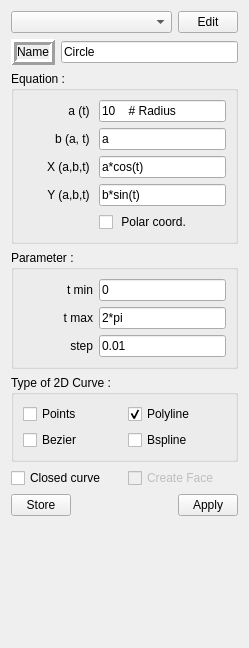
                 <widget class="QWidget" name="scrollAreaWidgetContents_5">
                  <property name="geometry">
                   <rect>
                    <x>0</x>
                    <y>0</y>
                    <width>249</width>
                    <height>648</height>
                   </rect>
                  </property>
                  <layout class="QGridLayout" name="gridLayout_76">
                   <item row="7" column="0">
                    <spacer name="verticalSpacer">
                     <property name="orientation">
                      <enum>Qt::Vertical</enum>
                     </property>
                     <property name="sizeHint" stdset="0">
                      <size>
                       <width>20</width>
                       <height>40</height>
                      </size>
                     </property>
                    </spacer>
                   </item>
                   <item row="2" column="0">
                    <widget class="QGroupBox" name="groupBox_14">
                     <property name="title">
                      <string>Equation :</string>
                     </property>
                     <layout class="QGridLayout" name="gridLayout_77">
                      <item row="3" column="0">
                       <widget class="QLabel" name="label_y_3">
                        <property name="maximumSize">
                         <size>
                          <width>70</width>
                          <height>16777215</height>
                         </size>
                        </property>
                        <property name="text">
                         <string>Y (a,b,t) </string>
                        </property>
                        <property name="alignment">
                         <set>Qt::AlignRight|Qt::AlignTrailing|Qt::AlignVCenter</set>
                        </property>
                       </widget>
                      </item>
                      <item row="0" column="1">
                       <widget class="QLineEdit" name="ParCurve_a_2">
                        <property name="sizePolicy">
                         <sizepolicy hsizetype="Fixed" vsizetype="Fixed">
                          <horstretch>0</horstretch>
                          <verstretch>0</verstretch>
                         </sizepolicy>
                        </property>
                        <property name="minimumSize">
                         <size>
                          <width>40</width>
                          <height>0</height>
                         </size>
                        </property>
                        <property name="maximumSize">
                         <size>
                          <width>150</width>
                          <height>16777215</height>
                         </size>
                        </property>
                        <property name="text">
                         <string>10    # Radius</string>
                        </property>
                        <property name="maxLength">
                         <number>32769</number>
                        </property>
                       </widget>
                      </item>
                      <item row="1" column="0">
                       <widget class="QLabel" name="label_b_3">
                        <property name="maximumSize">
                         <size>
                          <width>70</width>
                          <height>16777215</height>
                         </size>
                        </property>
                        <property name="text">
                         <string>b (a, t) </string>
                        </property>
                        <property name="alignment">
                         <set>Qt::AlignRight|Qt::AlignTrailing|Qt::AlignVCenter</set>
                        </property>
                       </widget>
                      </item>
                      <item row="3" column="1">
                       <widget class="QLineEdit" name="ParCurve_y_2">
                        <property name="sizePolicy">
                         <sizepolicy hsizetype="Fixed" vsizetype="Fixed">
                          <horstretch>0</horstretch>
                          <verstretch>0</verstretch>
                         </sizepolicy>
                        </property>
                        <property name="minimumSize">
                         <size>
                          <width>40</width>
                          <height>0</height>
                         </size>
                        </property>
                        <property name="maximumSize">
                         <size>
                          <width>150</width>
                          <height>16777215</height>
                         </size>
                        </property>
                        <property name="text">
                         <string>b*sin(t)</string>
                        </property>
                        <property name="maxLength">
                         <number>32769</number>
                        </property>
                       </widget>
                      </item>
                      <item row="4" column="1">
                       <widget class="QCheckBox" name="checkBox_polar_2">
                        <property name="toolTip">
                         <string>Toggle for Polar coordinates:
then x is interpreted as radius
 and y is interpreted as angle teta.</string>
                        </property>
                        <property name="text">
                         <string> Polar coord.</string>
                        </property>
                        <property name="autoExclusive">
                         <bool>true</bool>
                        </property>
                       </widget>
                      </item>
                      <item row="2" column="0">
                       <widget class="QLabel" name="label_x_3">
                        <property name="maximumSize">
                         <size>
                          <width>70</width>
                          <height>16777215</height>
                         </size>
                        </property>
                        <property name="text">
                         <string>X (a,b,t) </string>
                        </property>
                        <property name="alignment">
                         <set>Qt::AlignRight|Qt::AlignTrailing|Qt::AlignVCenter</set>
                        </property>
                       </widget>
                      </item>
                      <item row="2" column="1">
                       <widget class="QLineEdit" name="ParCurve_x_2">
                        <property name="sizePolicy">
                         <sizepolicy hsizetype="Fixed" vsizetype="Fixed">
                          <horstretch>0</horstretch>
                          <verstretch>0</verstretch>
                         </sizepolicy>
                        </property>
                        <property name="minimumSize">
                         <size>
                          <width>40</width>
                          <height>0</height>
                         </size>
                        </property>
                        <property name="maximumSize">
                         <size>
                          <width>150</width>
                          <height>16777215</height>
                         </size>
                        </property>
                        <property name="text">
                         <string>a*cos(t)</string>
                        </property>
                        <property name="maxLength">
                         <number>32769</number>
                        </property>
                       </widget>
                      </item>
                      <item row="0" column="0">
                       <widget class="QLabel" name="label_a_3">
                        <property name="maximumSize">
                         <size>
                          <width>70</width>
                          <height>16777215</height>
                         </size>
                        </property>
                        <property name="layoutDirection">
                         <enum>Qt::LeftToRight</enum>
                        </property>
                        <property name="text">
                         <string>a (t) </string>
                        </property>
                        <property name="alignment">
                         <set>Qt::AlignRight|Qt::AlignTrailing|Qt::AlignVCenter</set>
                        </property>
                       </widget>
                      </item>
                      <item row="1" column="1">
                       <widget class="QLineEdit" name="ParCurve_b_2">
                        <property name="sizePolicy">
                         <sizepolicy hsizetype="Fixed" vsizetype="Fixed">
                          <horstretch>0</horstretch>
                          <verstretch>0</verstretch>
                         </sizepolicy>
                        </property>
                        <property name="minimumSize">
                         <size>
                          <width>40</width>
                          <height>0</height>
                         </size>
                        </property>
                        <property name="maximumSize">
                         <size>
                          <width>150</width>
                          <height>16777215</height>
                         </size>
                        </property>
                        <property name="text">
                         <string>a</string>
                        </property>
                        <property name="maxLength">
                         <number>32769</number>
                        </property>
                       </widget>
                      </item>
                     </layout>
                    </widget>
                   </item>
                   <item row="0" column="0">
                    <layout class="QHBoxLayout" name="horizontalLayout_59">
                     <item>
                      <widget class="QComboBox" name="ParCurve_comboBox_2">
                       <property name="toolTip">
                        <string>Choose another curve from the list.</string>
                       </property>
                      </widget>
                     </item>
                     <item>
                      <widget class="QPushButton" name="ParCurve_button_edit_2">
                       <property name="minimumSize">
                        <size>
                         <width>40</width>
                         <height>0</height>
                        </size>
                       </property>
                       <property name="maximumSize">
                        <size>
                         <width>60</width>
                         <height>16777215</height>
                        </size>
                       </property>
                       <property name="toolTip">
                        <string>Click to access to a table where you can edit all parameters of all curves and 
save your custom curves.</string>
                       </property>
                       <property name="text">
                        <string>Edit</string>
                       </property>
                      </widget>
                     </item>
                    </layout>
                   </item>
                   <item row="5" column="0">
                    <layout class="QHBoxLayout" name="horizontalLayout_61">
                     <item>
                      <widget class="QCheckBox" name="checkBox_close_2">
                       <property name="enabled">
                        <bool>true</bool>
                       </property>
                       <property name="text">
                        <string>Closed curve</string>
                       </property>
                      </widget>
                     </item>
                     <item>
                      <widget class="QCheckBox" name="checkBox_face_2">
                       <property name="enabled">
                        <bool>false</bool>
                       </property>
                       <property name="text">
                        <string>Create Face</string>
                       </property>
                      </widget>
                     </item>
                    </layout>
                   </item>
                   <item row="1" column="0">
                    <layout class="QHBoxLayout" name="horizontalLayout_60">
                     <item>
                      <widget class="QLabel" name="label_name_2">
                       <property name="frameShape">
                        <enum>QFrame::Box</enum>
                       </property>
                       <property name="frameShadow">
                        <enum>QFrame::Raised</enum>
                       </property>
                       <property name="lineWidth">
                        <number>3</number>
                       </property>
                       <property name="text">
                        <string>Name</string>
                       </property>
                       <property name="alignment">
                        <set>Qt::AlignCenter</set>
                       </property>
                      </widget>
                     </item>
                     <item>
                      <widget class="QLineEdit" name="ParCurve_name_2">
                       <property name="text">
                        <string>Circle</string>
                       </property>
                      </widget>
                     </item>
                    </layout>
                   </item>
                   <item row="3" column="0">
                    <widget class="QGroupBox" name="groupBox_15">
                     <property name="title">
                      <string>Parameter :</string>
                     </property>
                     <layout class="QGridLayout" name="gridLayout_78">
                      <item row="0" column="0">
                       <widget class="QLabel" name="label_tmin_3">
                        <property name="maximumSize">
                         <size>
                          <width>70</width>
                          <height>16777215</height>
                         </size>
                        </property>
                        <property name="layoutDirection">
                         <enum>Qt::LeftToRight</enum>
                        </property>
                        <property name="text">
                         <string>t min</string>
                        </property>
                        <property name="alignment">
                         <set>Qt::AlignRight|Qt::AlignTrailing|Qt::AlignVCenter</set>
                        </property>
                       </widget>
                      </item>
                      <item row="0" column="1">
                       <widget class="QLineEdit" name="ParCurve_tmin_2">
                        <property name="sizePolicy">
                         <sizepolicy hsizetype="Fixed" vsizetype="Fixed">
                          <horstretch>0</horstretch>
                          <verstretch>0</verstretch>
                         </sizepolicy>
                        </property>
                        <property name="minimumSize">
                         <size>
                          <width>40</width>
                          <height>0</height>
                         </size>
                        </property>
                        <property name="maximumSize">
                         <size>
                          <width>150</width>
                          <height>16777215</height>
                         </size>
                        </property>
                        <property name="text">
                         <string>0</string>
                        </property>
                        <property name="maxLength">
                         <number>32769</number>
                        </property>
                       </widget>
                      </item>
                      <item row="1" column="0">
                       <widget class="QLabel" name="label_tmax_3">
                        <property name="maximumSize">
                         <size>
                          <width>70</width>
                          <height>16777215</height>
                         </size>
                        </property>
                        <property name="layoutDirection">
                         <enum>Qt::LeftToRight</enum>
                        </property>
                        <property name="text">
                         <string>t max</string>
                        </property>
                        <property name="alignment">
                         <set>Qt::AlignRight|Qt::AlignTrailing|Qt::AlignVCenter</set>
                        </property>
                       </widget>
                      </item>
                      <item row="1" column="1">
                       <widget class="QLineEdit" name="ParCurve_tmax_2">
                        <property name="sizePolicy">
                         <sizepolicy hsizetype="Fixed" vsizetype="Fixed">
                          <horstretch>0</horstretch>
                          <verstretch>0</verstretch>
                         </sizepolicy>
                        </property>
                        <property name="minimumSize">
                         <size>
                          <width>40</width>
                          <height>0</height>
                         </size>
                        </property>
                        <property name="maximumSize">
                         <size>
                          <width>150</width>
                          <height>16777215</height>
                         </size>
                        </property>
                        <property name="text">
                         <string>2*pi</string>
                        </property>
                        <property name="maxLength">
                         <number>32769</number>
                        </property>
                       </widget>
                      </item>
                      <item row="2" column="0">
                       <widget class="QLabel" name="label_tstep_3">
                        <property name="maximumSize">
                         <size>
                          <width>70</width>
                          <height>16777215</height>
                         </size>
                        </property>
                        <property name="layoutDirection">
                         <enum>Qt::LeftToRight</enum>
                        </property>
                        <property name="text">
                         <string>step</string>
                        </property>
                        <property name="alignment">
                         <set>Qt::AlignRight|Qt::AlignTrailing|Qt::AlignVCenter</set>
                        </property>
                       </widget>
                      </item>
                      <item row="2" column="1">
                       <widget class="QLineEdit" name="ParCurve_tstep_2">
                        <property name="sizePolicy">
                         <sizepolicy hsizetype="Fixed" vsizetype="Fixed">
                          <horstretch>0</horstretch>
                          <verstretch>0</verstretch>
                         </sizepolicy>
                        </property>
                        <property name="minimumSize">
                         <size>
                          <width>40</width>
                          <height>0</height>
                         </size>
                        </property>
                        <property name="maximumSize">
                         <size>
                          <width>150</width>
                          <height>16777215</height>
                         </size>
                        </property>
                        <property name="text">
                         <string>0.01</string>
                        </property>
                        <property name="maxLength">
                         <number>32769</number>
                        </property>
                       </widget>
                      </item>
                     </layout>
                    </widget>
                   </item>
                   <item row="4" column="0">
                    <widget class="QGroupBox" name="groupBox_16">
                     <property name="title">
                      <string>Type of 2D Curve :</string>
                     </property>
                     <layout class="QGridLayout" name="gridLayout_2">
                      <item row="0" column="0">
                       <widget class="QCheckBox" name="checkBox_points_2">
                        <property name="text">
                         <string>Points</string>
                        </property>
                        <property name="autoExclusive">
                         <bool>true</bool>
                        </property>
                       </widget>
                      </item>
                      <item row="0" column="1">
                       <widget class="QCheckBox" name="checkBox_polyline_2">
                        <property name="text">
                         <string>Polyline</string>
                        </property>
                        <property name="checked">
                         <bool>true</bool>
                        </property>
                        <property name="autoExclusive">
                         <bool>true</bool>
                        </property>
                       </widget>
                      </item>
                      <item row="1" column="0">
                       <widget class="QCheckBox" name="checkBox_bezier_2">
                        <property name="enabled">
                         <bool>true</bool>
                        </property>
                        <property name="text">
                         <string>Bezier</string>
                        </property>
                        <property name="checked">
                         <bool>false</bool>
                        </property>
                        <property name="autoExclusive">
                         <bool>true</bool>
                        </property>
                       </widget>
                      </item>
                      <item row="1" column="1">
                       <widget class="QCheckBox" name="checkBox_bspline_2">
                        <property name="enabled">
                         <bool>true</bool>
                        </property>
                        <property name="text">
                         <string>Bspline</string>
                        </property>
                        <property name="checked">
                         <bool>false</bool>
                        </property>
                        <property name="autoExclusive">
                         <bool>true</bool>
                        </property>
                       </widget>
                      </item>
                     </layout>
                    </widget>
                   </item>
                   <item row="6" column="0">
                    <layout class="QHBoxLayout" name="horizontalLayout_62">
                     <item>
                      <widget class="QPushButton" name="ParCurve_button_store_2">
                       <property name="minimumSize">
                        <size>
                         <width>40</width>
                         <height>0</height>
                        </size>
                       </property>
                       <property name="maximumSize">
                        <size>
                         <width>60</width>
                         <height>16777215</height>
                        </size>
                       </property>
                       <property name="toolTip">
                        <string>Click to store the current edited curve into the table.
To save your curve you need to go to &quot;Edit&quot;.</string>
                       </property>
                       <property name="text">
                        <string>Store</string>
                       </property>
                      </widget>
                     </item>
                     <item>
                      <spacer name="horizontalSpacer_8">
                       <property name="orientation">
                        <enum>Qt::Horizontal</enum>
                       </property>
                       <property name="sizeHint" stdset="0">
                        <size>
                         <width>40</width>
                         <height>20</height>
                        </size>
                       </property>
                      </spacer>
                     </item>
                     <item>
                      <widget class="QPushButton" name="ParCurve_button_apply_2">
                       <property name="minimumSize">
                        <size>
                         <width>40</width>
                         <height>0</height>
                        </size>
                       </property>
                       <property name="maximumSize">
                        <size>
                         <width>60</width>
                         <height>16777215</height>
                        </size>
                       </property>
                       <property name="toolTip">
                        <string>Click to visualize the curve.</string>
                       </property>
                       <property name="text">
                        <string>Apply</string>
                       </property>
                      </widget>
                     </item>
                    </layout>
                   </item>
                  </layout>
                 </widget>
